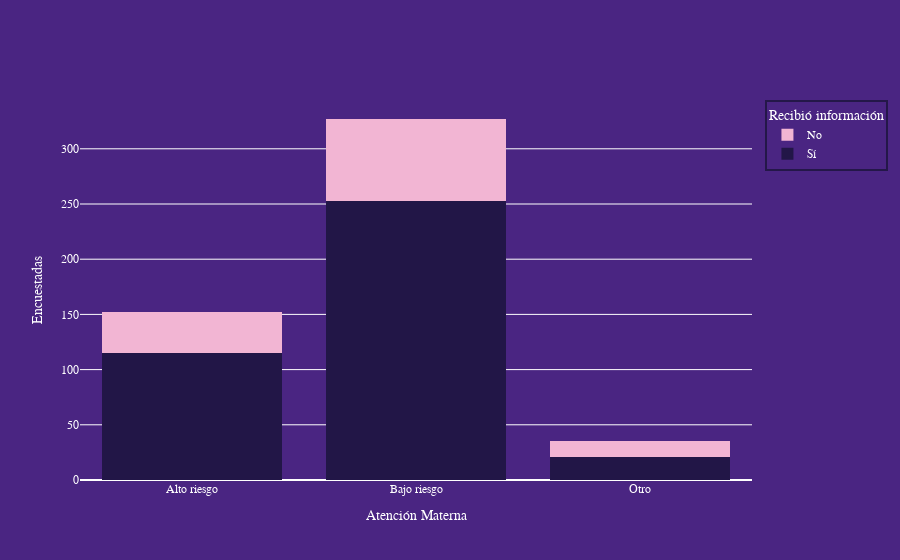

This figure's notebook cell:
### Code cell
atencion = [
    'Alto riesgo',
    'Bajo riesgo',
    'Otro'
]

fig = go.Figure(data=[
    go.Bar(name='Sí', x=atencion, y=informacion.iloc[0, 1:4], marker_color='#221647', marker_line_width=0),
    go.Bar(name='No', x=atencion, y=informacion.iloc[1, 1:4], marker_color='#f2b5d3', marker_line_width=0)
])

# Change the bar mode
fig.update_layout(
    barmode='stack', 
    xaxis_title='Atención Materna', 
    yaxis_title='Encuestadas',
    paper_bgcolor='#4A2582',
    plot_bgcolor='#4A2582',
    font_color = 'white', 
    font_family='Arial',
    legend_bgcolor='#4A2582',
    legend_bordercolor='#241749',
    legend_borderwidth=2,
    legend_font_color='white',
    legend_title="Recibió información",
    legend_title_side='top',
    hoverlabel_font_family='Arial',
    modebar_remove=['lasso', 'autoscale', 'zoom', 'pan', 'zoomin', 'zoomout', 'select', 'reset', 'resetscale', 'toimage'],
    )

fig.show()

fig.write_html(f'{figures}/informacion_parto_atencion.html')

### Figure 1 — Plotly figure (JSON) as saved in the notebook; plotly's stock layout.template omitted (floating-point values rounded to 4 significant figures)
{"data": [{"marker": {"color": "#221647", "line": {"width": 0}}, "name": "Sí", "type": "bar", "x": ["Alto riesgo", "Bajo riesgo", "Otro"], "y": [115, 253, 21]}, {"marker": {"color": "#f2b5d3", "line": {"width": 0}}, "name": "No", "type": "bar", "x": ["Alto riesgo", "Bajo riesgo", "Otro"], "y": [37, 74, 14]}], "layout": {"barmode": "stack", "font": {"color": "white", "family": "Arial"}, "hoverlabel": {"font": {"family": "Arial"}}, "legend": {"bgcolor": "#4A2582", "bordercolor": "#241749", "borderwidth": 2, "font": {"color": "white"}, "title": {"side": "top", "text": "Recibió información"}}, "modebar": {"remove": ["lasso", "autoscale", "zoom", "pan", "zoomin", "zoomout", "select", "reset", "resetscale", "toimage"]}, "paper_bgcolor": "#4A2582", "plot_bgcolor": "#4A2582", "xaxis": {"title": {"text": "Atención Materna"}}, "yaxis": {"title": {"text": "Encuestadas"}}}}
